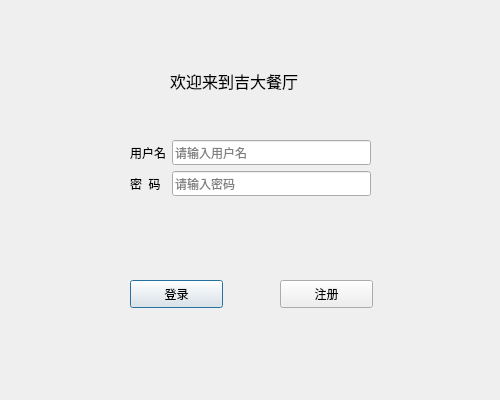
<?xml version="1.0" encoding="UTF-8"?>
<ui version="4.0">
 <class>LoginDialog</class>
 <widget class="QDialog" name="LoginDialog">
  <property name="geometry">
   <rect>
    <x>0</x>
    <y>0</y>
    <width>500</width>
    <height>400</height>
   </rect>
  </property>
  <property name="windowTitle">
   <string>吉大餐厅</string>
  </property>
  <widget class="QPushButton" name="pushButton">
   <property name="geometry">
    <rect>
     <x>130</x>
     <y>280</y>
     <width>93</width>
     <height>28</height>
    </rect>
   </property>
   <property name="text">
    <string>登录</string>
   </property>
  </widget>
  <widget class="QPushButton" name="pushButton_2">
   <property name="geometry">
    <rect>
     <x>280</x>
     <y>280</y>
     <width>93</width>
     <height>28</height>
    </rect>
   </property>
   <property name="text">
    <string>注册</string>
   </property>
  </widget>
  <widget class="QWidget" name="formLayoutWidget">
   <property name="geometry">
    <rect>
     <x>130</x>
     <y>140</y>
     <width>241</width>
     <height>91</height>
    </rect>
   </property>
   <layout class="QFormLayout" name="formLayout">
    <item row="0" column="0">
     <widget class="QLabel" name="label">
      <property name="minimumSize">
       <size>
        <width>0</width>
        <height>25</height>
       </size>
      </property>
      <property name="text">
       <string>用户名</string>
      </property>
     </widget>
    </item>
    <item row="0" column="1">
     <widget class="QLineEdit" name="lineEdit">
      <property name="minimumSize">
       <size>
        <width>0</width>
        <height>25</height>
       </size>
      </property>
      <property name="placeholderText">
       <string>请输入用户名</string>
      </property>
      <property name="cursorMoveStyle">
       <enum>Qt::LogicalMoveStyle</enum>
      </property>
     </widget>
    </item>
    <item row="1" column="0">
     <widget class="QLabel" name="label_2">
      <property name="minimumSize">
       <size>
        <width>0</width>
        <height>25</height>
       </size>
      </property>
      <property name="text">
       <string>密  码</string>
      </property>
     </widget>
    </item>
    <item row="1" column="1">
     <widget class="QLineEdit" name="lineEdit_2">
      <property name="minimumSize">
       <size>
        <width>0</width>
        <height>25</height>
       </size>
      </property>
      <property name="echoMode">
       <enum>QLineEdit::Password</enum>
      </property>
      <property name="placeholderText">
       <string>请输入密码</string>
      </property>
     </widget>
    </item>
   </layout>
  </widget>
  <widget class="QLabel" name="label_3">
   <property name="geometry">
    <rect>
     <x>170</x>
     <y>70</y>
     <width>171</width>
     <height>21</height>
    </rect>
   </property>
   <property name="font">
    <font>
     <family>Agency FB</family>
     <pointsize>12</pointsize>
    </font>
   </property>
   <property name="text">
    <string>欢迎来到吉大餐厅</string>
   </property>
  </widget>
 </widget>
 <resources/>
 <connections/>
</ui>
